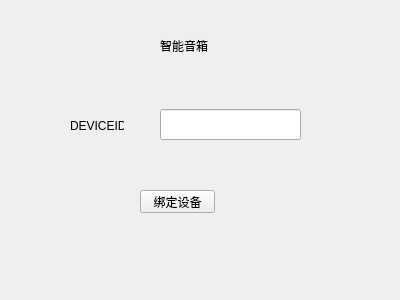
<?xml version="1.0" encoding="UTF-8"?>
<ui version="4.0">
 <class>Bind</class>
 <widget class="QWidget" name="Bind">
  <property name="geometry">
   <rect>
    <x>0</x>
    <y>0</y>
    <width>400</width>
    <height>300</height>
   </rect>
  </property>
  <property name="windowTitle">
   <string>Form</string>
  </property>
  <widget class="QLabel" name="label">
   <property name="geometry">
    <rect>
     <x>160</x>
     <y>30</y>
     <width>101</width>
     <height>31</height>
    </rect>
   </property>
   <property name="text">
    <string>智能音箱</string>
   </property>
  </widget>
  <widget class="QLabel" name="label_4">
   <property name="geometry">
    <rect>
     <x>70</x>
     <y>120</y>
     <width>54</width>
     <height>12</height>
    </rect>
   </property>
   <property name="text">
    <string>DEVICEID</string>
   </property>
  </widget>
  <widget class="QLineEdit" name="deviceid">
   <property name="geometry">
    <rect>
     <x>160</x>
     <y>109</y>
     <width>141</width>
     <height>31</height>
    </rect>
   </property>
  </widget>
  <widget class="QPushButton" name="pushButton">
   <property name="geometry">
    <rect>
     <x>140</x>
     <y>190</y>
     <width>75</width>
     <height>23</height>
    </rect>
   </property>
   <property name="text">
    <string>绑定设备</string>
   </property>
  </widget>
 </widget>
 <resources/>
 <connections/>
</ui>
